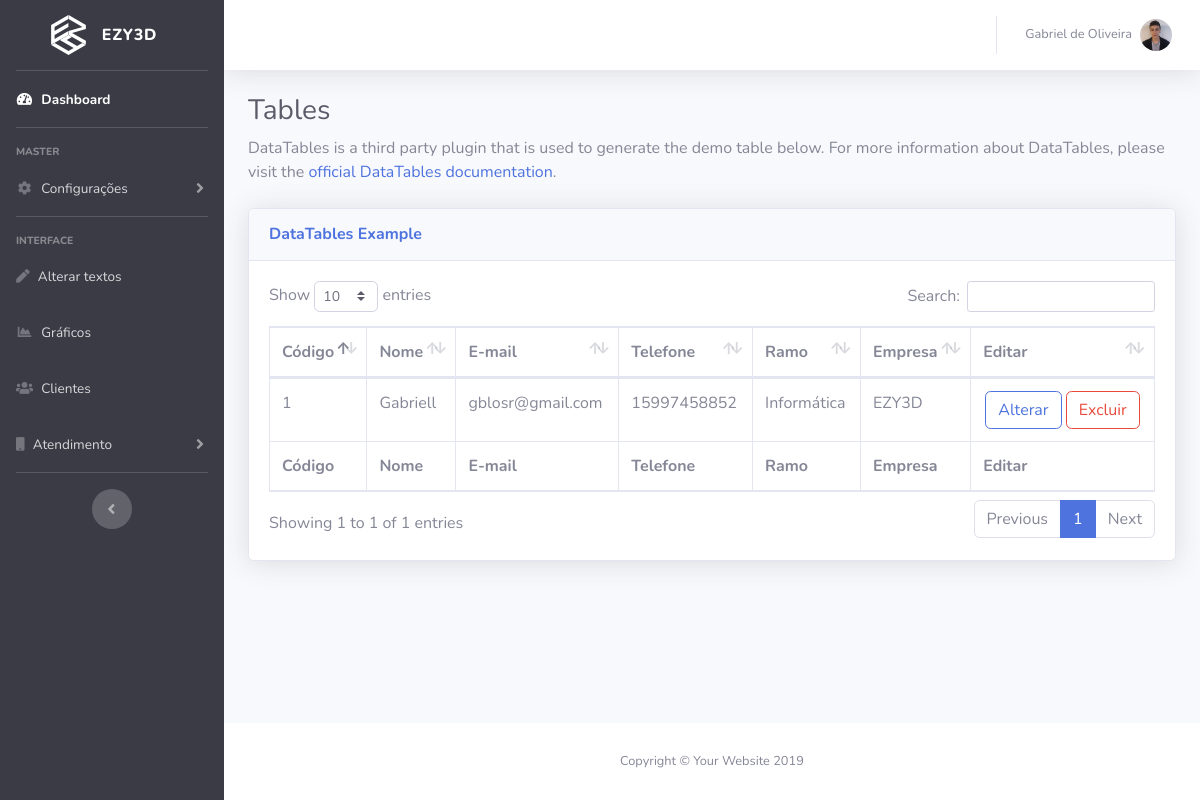
The app's page /site/dashboard/clientes.php (signed in) with its own data.
### tables this page shows
CREATE TABLE IF NOT EXISTS `cliente` (
  `idcliente` int(11) NOT NULL AUTO_INCREMENT,
  `nome` varchar(30) NOT NULL,
  `sobrenome` varchar(50) NOT NULL,
  `email` varchar(50) NOT NULL,
  `senha` varchar(40) NOT NULL,
  `telefone` char(11) NOT NULL,
  `pais` varchar(30) NOT NULL,
  `ramo` varchar(20) DEFAULT NULL,
  `empresa` varchar(20) DEFAULT NULL,
  PRIMARY KEY (`idcliente`)
);

### site/Classes/Conexao.php (called while the page is built, shortened)
<?php
class Conexao {
    private $usuario;
    private $senha;
    private $bd;
    private $conexao;
    public function __construct() {
        $this->usuario = "root";
        $this->senha = "";
        $this->bd = "batata";
        $this->servidor = "localhost";
    }
    public function conectar() {
        $this->conexao = new PDO("mysql:host=$this->servidor;dbname=$this->bd", $this->usuario, $this->senha,
            array(PDO::MYSQL_ATTR_INIT_COMMAND => "SET NAMES utf8"));
    }
    public function executarFetchAll($sql, $valores) {
        $comando = $this->conexao->prepare($sql);
        $comando->execute();
        return $comando->fetchAll();
    }
}
?>

### site/Classes/Crud.php (called while the page is built, shortened)
<?php
require_once "Conexao.php";
class Crud extends Conexao {
    public function consultar($coluna, $tabela, $restricao, $valores) {
        $sql = "SELECT $coluna FROM $tabela $restricao";
        return parent::executarFetchAll($sql, $valores);
    }
}
?>

### site/dashboard/clientes.php (the view, shortened to what this page needs)
<!DOCTYPE html>
<html lang="en">
<head>
  <link href="vendor/fontawesome-free/css/all.min.css" rel="stylesheet" type="text/css">
  <link href="css/sb-admin-2.min.css" rel="stylesheet">
  <link href="vendor/datatables/dataTables.bootstrap4.min.css" rel="stylesheet">
</head>
<body id="page-top">
  <div id="wrapper">
      <?php
include "menu.php";
?>
   <div class="container-fluid">
    <h1 class="h3 mb-2 text-gray-800">Tables</h1>
    <p class="mb-4">DataTables is a third party plugin that is used to generate the demo table below. For more information about DataTables, please visit the <a target="_blank" href="https://datatables.net">official DataTables documentation</a>.</p>
    <div class="card shadow mb-4">
      <div class="card-header py-3">
        <h6 class="m-0 font-weight-bold text-primary">DataTables Example</h6>
      </div>
      <div class="card-body">
        <div class="table-responsive">
          <table class="table table-bordered" id="dataTable" width="100%" cellspacing="0">
            <thead>
              <tr>
                <th>Código</th>
                <th>Nome</th>
                <th>E-mail</th>
                <th>Telefone</th>
                <th>Ramo</th>
                <th>Empresa</th>
<?php if ($permissao == "@571824") {?>
                <th>Editar</th>
<?php }?>
              </tr>
            </thead>
            <tfoot>
              <tr>
                <th>Código</th>
                <th>Nome</th>
                <th>E-mail</th>
                <th>Telefone</th>
                <th>Ramo</th>
                <th>Empresa</th>
<?php if ($permissao == "@571824") {?>
                <th>Editar</th>
<?php }?>
              </tr>
            </tfoot>
            <tbody>
             <?php
require_once "../Classes/Conexao.php";
$obj = new Usuario();
$registro = $obj->consultar("*", "cliente", null, null);
foreach ($registro as $cliente) {?>
              <tr>
                <td><?=$cliente['idcliente']?></td>
                <td><?=$cliente['nome']?></td>
                <td><?=$cliente['email']?></td>
                <td><?=$cliente['telefone']?></td>
                <td><?=$cliente['ramo']?></td>
                <td><?=$cliente['empresa']?></td>
<?php if ($permissao == "@571824") {?>
                <td class="text-center">
                  <a class="btn btn-outline-primary" id="btn-alterar" href="javascript:consultarCliente(<?=$cliente['idcliente']?>, 'consultar')">Alterar</a>
                  <a class="btn btn-outline-danger" onclick="return confirmar()"  href="javascript:excluirCliente(<?=$cliente['idcliente']?>, 'excluir')">Excluir</a>
                </td>
<?php }?>
              </tr>
            <?php }?>
          </tbody>
        </table>
      </div>
    </div>
  </div>
</div>
</div>
<footer class="sticky-footer bg-white">
  <div class="container my-auto">
    <div class="copyright text-center my-auto">
      <span>Copyright &copy; Your Website 2019</span>
    </div>
  </div>
</footer>
</div>
</div>
</body>
</html>

### site/dashboard/menu.php (shortened to what this page needs)
<ul class="navbar-nav bg-gray-900 sidebar sidebar-dark accordion" id="accordionSidebar">
  <a class="sidebar-brand d-flex align-items-center justify-content-center" href="index.php">
    <div class="sidebar-brand-icon">
      <img src="img/logo_white.svg" width="35px" alt="">
    </div>
    <div class="sidebar-brand-text mx-3">EZY3D</div>
  </a>
  <hr class="sidebar-divider my-0">
      <?php if ($permissao == "@571824" || $permissao == "&43642" || $permissao == "$3590" || $permissao == "*271" || $permissao == "#11") {?>
                    <li class="nav-item active">
    <a class="nav-link" href="index.php">
      <i class="fas fa-fw fa-tachometer-alt"></i>
      <span>Dashboard</span></a>
  </li>
<?php }?>
  <hr class="sidebar-divider">
<?php if ($permissao == "@571824") {?>
                  <div>
    <div class="sidebar-heading">
      master
    </div>
    <li class="nav-item">
      <a class="nav-link collapsed" href="#" data-toggle="collapse" data-target="#collapseTwo" aria-expanded="true"
        aria-controls="collapseTwo">
        <i class="fas fa-fw fa-cog"></i>
        <span>Configurações</span>
      </a>
    </li>
    <hr class="sidebar-divider">
  </div>
<?php }?>
  <div class="sidebar-heading">
    Interface
  </div>
  <?php if ($permissao == "@571824" || $permissao == "&43642") {?>
                <li class="nav-item">
    <a class="nav-link" href="textos.php">
      <i class="fas fa-pen"></i>
      <span>Alterar textos</span></a>
  </li>
<?php }?>
    <?php if ($permissao == "@571824" || $permissao == "&43642" || $permissao == "$3590" || $permissao == "*271" || $permissao == "#11") {?>
                  <li class="nav-item">
    <a class="nav-link" href="graficos.php">
      <i class="fas fa-fw fa-chart-area"></i>
      <span>Gráficos</span></a>
  </li>
<?php }?>
      <?php if ($permissao == "@571824" || $permissao == "&43642" || $permissao == "$3590 " || $permissao == "*271 ") {?>
                    <li class="nav-item">
    <a class="nav-link" href="clientes.php">
      <i class="fas fa-users"></i>
      <span>Clientes</span></a>
  </li>
  <li class="nav-item">
    <a class="nav-link collapsed" href="#" data-toggle="collapse" data-target="#collapsePages" aria-expanded="true"
      aria-controls="collapsePages">
      <i class="fas fa-mobile"></i>
      <span>Atendimento</span></a>
  </li>
<?php }?>
  <hr class="sidebar-divider d-none d-md-block">
  <div class="text-center d-none d-md-inline">
    <button class="rounded-circle border-0" id="sidebarToggle"></button>
  </div>
</ul>
<div id="content-wrapper" class="d-flex flex-column">
  <div id="content">
    <nav class="navbar navbar-expand navbar-light bg-white topbar mb-4 static-top shadow">
      <ul class="navbar-nav ml-auto">
        <li class="nav-item dropdown no-arrow">
          <a class="nav-link dropdown-toggle" href="#" id="userDropdown" role="button" data-toggle="dropdown"
            aria-haspopup="true" aria-expanded="false">
            <span class="mr-2 d-none d-lg-inline text-gray-600 small"><?=$nome_admin?></span>
            <img class="img-profile rounded-circle" src="img/gabriel.jpg" width="60px">
          </a>
        </li>
      </ul>
    </nav>

### records on screen
cliente: idcliente "1", nome "Gabriell", email "gblosr@gmail.com", telefone "15997458852", ramo "Informática", empresa "EZY3D"

### other values on screen
$nome_admin "Gabriel de Oliveira"
